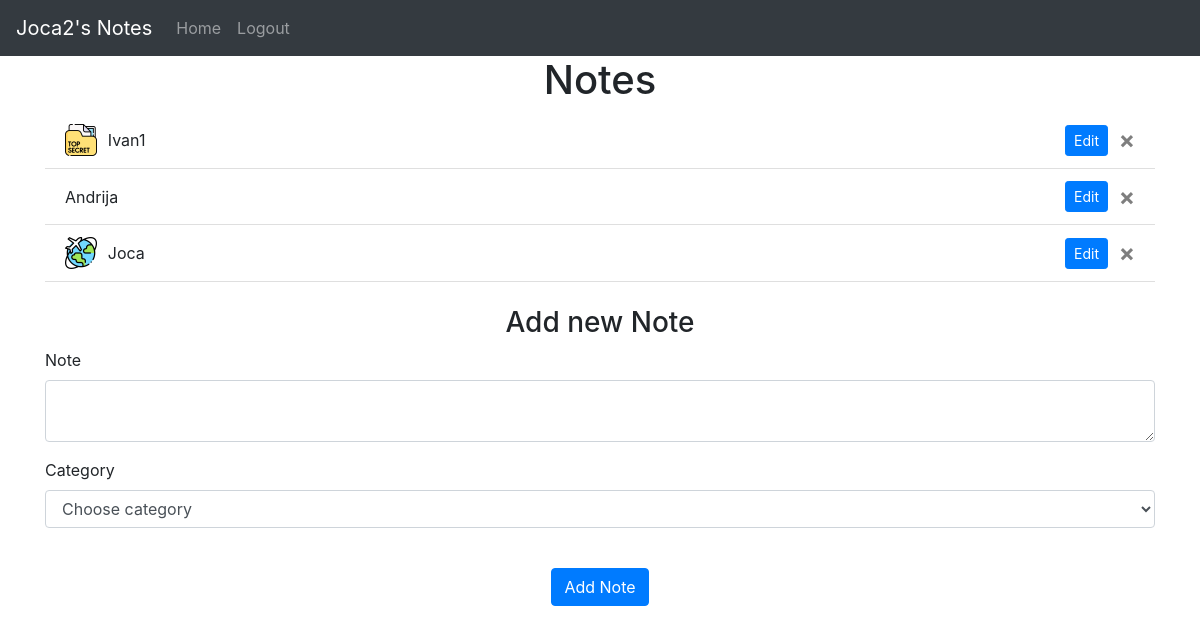
Page / (signed in) on the earlier database version.
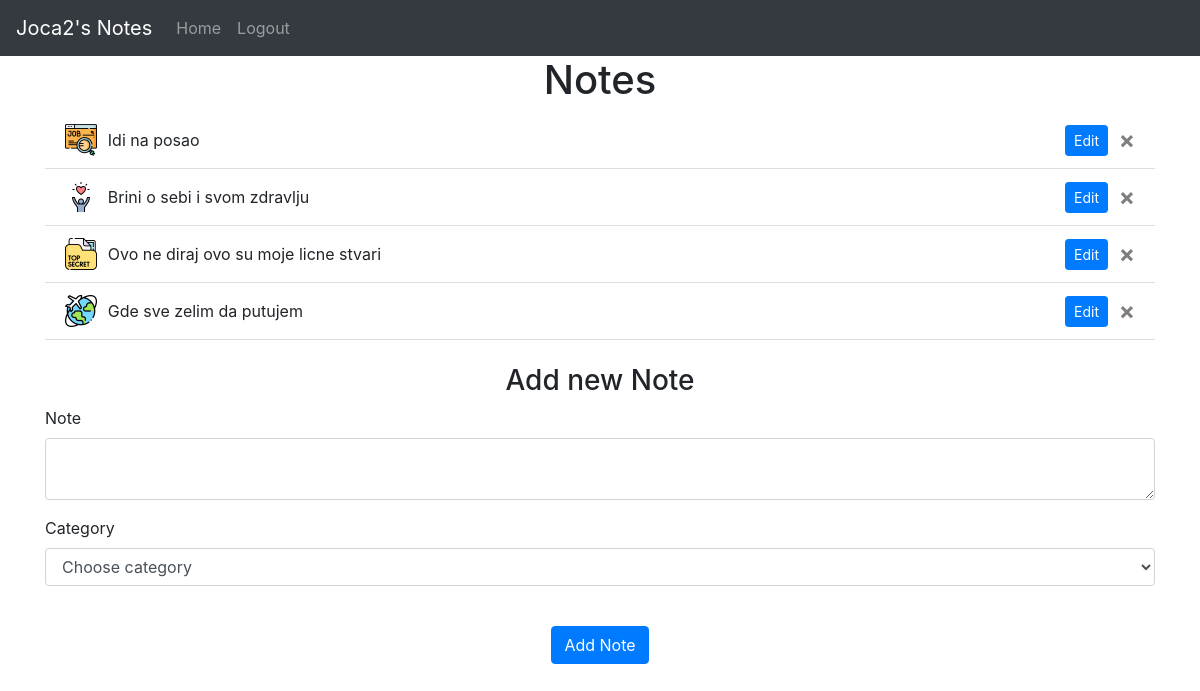
Same page on the later database version.
### webiste/models.py (models this page shows)
class User(db.Model, UserMixin):
    id = db.Column(db.Integer, primary_key=True)
    email = db.Column(db.String(150), unique=True)
    password = db.Column(db.String(150))
    first_name = db.Column(db.String(150))
    notes = db.relationship('Note')

class Note(db.Model):
    id = db.Column(db.Integer, primary_key=True)
    data = db.Column(db.String(10000))
    isDone=db.Column(db.Boolean)
    category_id=db.Column(db.Integer,db.ForeignKey('category.id'))
    date = db.Column(db.DateTime(timezone=True), default=func.now())
    user_id = db.Column(db.Integer, db.ForeignKey('user.id'))

### webiste/views.py (the view, shortened to what this page needs)
@views.route('/', methods=['GET', 'POST'])
@login_required
def home():
    categories = Category.query.all()  # Query categories again
    return render_template("home.html", user=current_user, categories=categories)

### webiste/__init__.py (called while the page is built)
def create_app():
    app = Flask(__name__)
    app.config['SECRET_KEY'] = 'hjshjhdjah kjshkjdhjs'
    app.config['SQLALCHEMY_DATABASE_URI'] = f'sqlite:///{DB_NAME}'
    db.init_app(app)
    from .views import views
    from .auth import auth
    app.register_blueprint(views, url_prefix='/')
    app.register_blueprint(auth, url_prefix='/')
    from .models import User, Note
    with app.app_context():
        db.create_all()
    login_manager = LoginManager()
    login_manager.login_view = 'auth.login'
    login_manager.login_message = "You have to log in to access Home"
    login_manager.init_app(app)
    @login_manager.user_loader
    def load_user(id):
        return User.query.get(int(id))
    return app

### webiste/templates/home.html (shortened to what this page needs)
{% extends "base.html" %}
{% block content %}
<h1 align="center">Notes</h1>
<ul class="list-group list-group-flush" id="notes">
  {% for note in user.notes %}
  <li class="list-group-item">
    <div class="element-liste">
      {% if note.category_id == 4%}
      <img src="{{ url_for('static', filename='icons/job.png') }}" alt="JobIcon" class="category-icon">
      {% elif note.category_id == 3 %}
        <img src="{{ url_for('static', filename='icons/quality-of-life.png') }}" alt="LifeIcon" class="category-icon">
      {% elif note.category_id == 2 %}
        <img src="{{ url_for('static', filename='icons/top-secret.png') }}" alt="SecretIcon" class="category-icon">
      {% elif note.category_id == 1 %}
       <img src="{{ url_for('static', filename='icons/travel.png') }}" alt="TravelIcon" class="category-icon">
        {% endif %}
      <span>{{ note.data }}</span>
      <button type="button" class="btn btn-sm btn-primary edit-btn edit-dugme"  data-toggle="modal" data-target="#editModal" data-noteid="{{ note.id }}">Edit</button>
      <button type="button" class="close delete-dugme" aria-label="Close" onClick="deleteNote('{{ note.id }}')">
        <span aria-hidden="true">&times;</span>
      </button>
    </div>
  </li>
  {% endfor %}
</ul>
<br/>
<center><h3 class="AddNewNote">Add new Note</h3></center>
<form method="POST">
  <div class="form-group">
    <label for="note">Note</label>
    <textarea name="note" id="note" class="form-control"></textarea>
  </div>
  <div class="form-group">
    <label for="category">Category</label>
    <select name="category" id="category" class="form-control">
  <option value="" selected disabled>Choose category</option>
</select>
  </div>
  <br />
  <div align="center">
    <button type="submit" class="btn btn-primary">Add Note</button>
  </div>
</form>
{% endblock %}

### webiste/templates/base.html (shortened to what this page needs)
<!DOCTYPE html>
<html>
<head>
    <link rel="stylesheet" href="https://stackpath.bootstrapcdn.com/bootstrap/4.4.1/css/bootstrap.min.css" />
    <link rel="stylesheet" href="https://stackpath.bootstrapcdn.com/font-awesome/4.7.0/css/font-awesome.min.css" />
    <link rel="stylesheet" href="../static/styles.css">
</head>
<body>
  <nav class="navbar navbar-expand-lg navbar-dark bg-dark">
    <div class="navbar-brand">
        {% if user.is_authenticated %}
            {{ current_user.first_name }}'s Notes
        {% endif %}
    </div>
    <div class="collapse navbar-collapse" id="navbar">
        <div class="navbar-nav">
            {% if user.is_authenticated %}
                <a class="nav-item nav-link" id="home" href="/">Home</a>
                <a class="nav-item nav-link" id="logout" href="/logout">Logout</a>
            {% else %}
                <a class="nav-item nav-link" id="login" href="/login">Login</a>
                <a class="nav-item nav-link" id="signUp" href="/sign-up">Sign Up</a>
            {% endif %}
        </div>
    </div>
</nav>
<div class="container">{% block content %} {% endblock %}</div>
</body>
</html>

### webiste/static/styles.css (style rules this page uses)
.element-liste { display: flex; flex-direction: row; align-items: center; }
.element-liste span { margin-right: auto; }
.edit-dugme { margin-right: 1%; }
.category-icon { height: 3%; width: 3%; margin-right: 1%; }

Differences in the rows shown:
removed Note: data "Ivan1"
removed Note: data "Andrija"
removed Note: data "Joca"
added Note: data "Idi na posao"
added Note: data "Brini o sebi i svom zdravlju"
added Note: data "Ovo ne diraj ovo su moje licne stvari"
added Note: data "Gde sve zelim da putujem"
